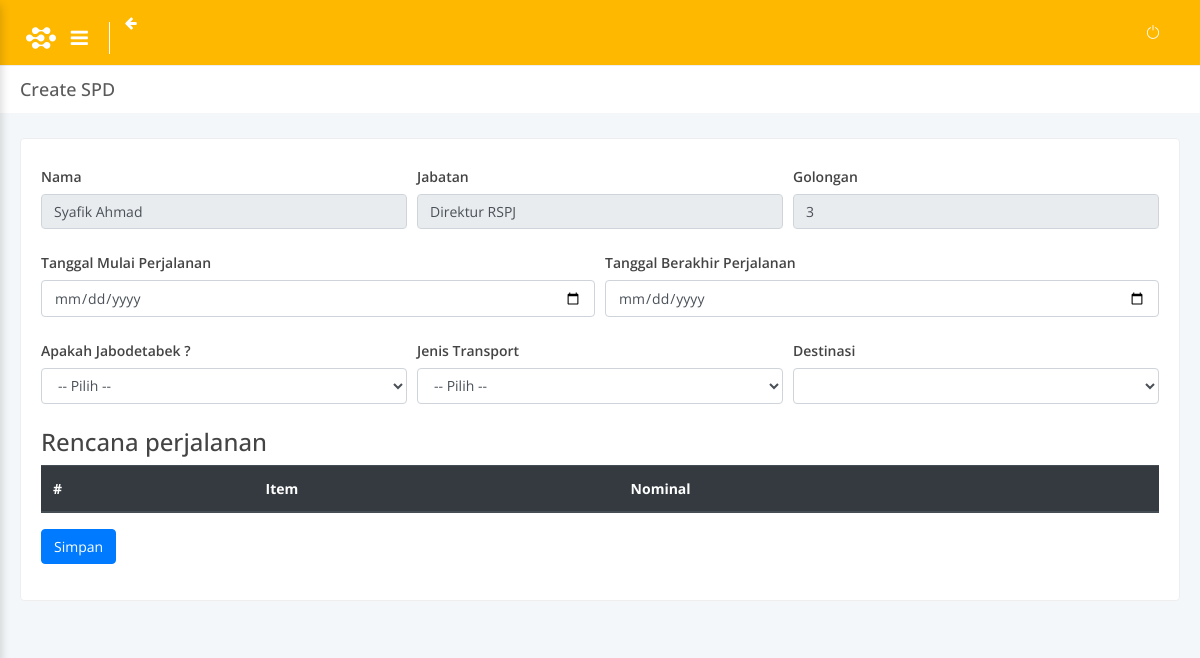
Screenshot of /spd/add_spd/1 with the database file from the repository.
### tables this page shows
CREATE TABLE `master_pekerja` (
  `id` int(11) NOT NULL,
  `fungsi` varchar(50) DEFAULT NULL,
  `nama_jabatan` varchar(100) DEFAULT NULL COMMENT 'wadir: wakil direktur, ka: kepala, pws: pengawas, pnt: penata',
  `kode_jabatan` varchar(50) DEFAULT NULL,
  `bagian` varchar(50) DEFAULT NULL,
  `divisi` varchar(50) DEFAULT NULL,
  `gol_upah` int(11) DEFAULT NULL,
  `tmt_gol_upah` date DEFAULT NULL,
  `lama_gol_upah` int(11) DEFAULT NULL,
  `nopek` varchar(50) DEFAULT NULL,
  `nama_pekerja` varchar(100) DEFAULT NULL,
  `gelar` varchar(50) DEFAULT NULL,
  `jenis_kelamin` varchar(1) DEFAULT NULL,
  `tmt_pwtt` date DEFAULT NULL,
  `jenjang_pendidikan` varchar(20) DEFAULT NULL,
  `status_pekerja` varchar(5) DEFAULT NULL,
  `status_pernikahan` varchar(10) DEFAULT NULL,
  `created_at` datetime NOT NULL,
  `updated_at` timestamp NOT NULL DEFAULT CURRENT_TIMESTAMP ON UPDATE CURRENT_TIMESTAMP
);

### application/libraries/Template.php (called while the page is built)
<?php if (!defined('BASEPATH')) exit('No direct script access allowed');
class Template
{
	var $template_data = array();
	function set($name, $value)
	{
		$this->template_data[$name] = $value;
	}
	function load($template = '', $view = '', $view_data = array(), $return = FALSE)
	{
		$this->CI = &get_instance();
		$this->set('contents', $this->CI->load->view($view, $view_data, TRUE));
		return $this->CI->load->view($template, $this->template_data, $return);
	}
}

### application/controllers/Spd.php (called while the page is built, shortened)
<?php
class Spd extends CI_Controller
{
	public function add_spd()
	{
		$id = $this->uri->segment(3);
		$employee = $this->employee_model->get_employee_by_id($id);
		$temp = array();
		$spd = $this->spd_model->get_spd();
		foreach ($spd as $s) {
			$gol = explode(",", $s->gol_upah);
			foreach ($gol as $g) {
				if ($employee[0]->gol_upah == $g) {
					array_push($temp, $s);
				}
			}
		}
		$data['record'] = $employee;
		$data['data_spd'] = $temp;
		$this->template->load('templates/contents', 'add_spd', $data);
	}
}

### index.php (called while the page is built, shortened)
<?php
require_once BASEPATH.'core/CodeIgniter.php';

### application/models/Employee_model.php (called while the page is built, shortened)
<?php
class Employee_model extends CI_Model
{
	function get_employee_by_id($id)
	{
		$this->db->select('*');
		$this->db->from('master_pekerja');
		$this->db->where('id', $id);
		$query = $this->db->get();
		return $query->result();
	}
}

### application/views/add_spd.php (the view, shortened to what this page needs)
<div id="main-content">
    <div class="block-header">
        <div class="row clearfix">
            <div class="col-md-6 col-sm-12">
                <h2>Create SPD</h2>
            </div>
        </div>
    </div>
    <div class="container-fluid">
        <div class="row clearfix">
            <div class="col-lg-12">
                <div class="card">
                    <div class="body">
                        <form action="<?php echo base_url(); ?>spd/save_spd" method="post">
                            <div class="form-row">
                                <div class="form-group col">
                                    <label class="col-form-label">Nama</label>
                                    <input type="text" class="form-control" name="nama" id="nama" value="<?= $record[0]->nama_pekerja ?>" readonly>
                                </div>
                                <div class="form-group col">
                                    <label class="col-form-label">Jabatan</label>
                                    <input type="text" class="form-control" name="jabatan" id="jabatan" value="<?= $record[0]->nama_jabatan ?>" readonly>
                                </div>
                                <div class="form-group col">
                                    <label class="col-form-label">Golongan</label>
                                    <input type="text" class="form-control" name="gol_upah" id="gol_upah" value="<?= $record[0]->gol_upah ?>" readonly>
                                </div>
                            </div>
                            <div class="form-row">
                                <div class="form-group col">
                                    <label class="col-form-label">Tanggal Mulai Perjalanan</label>
                                    <input type="date" class="form-control" name="tgl_mulai_perjalanan" id="tgl_mulai_perjalanan">
                                </div>
                                <div class="form-group col">
                                    <label class="col-form-label">Tanggal Berakhir Perjalanan</label>
                                    <input type="date" class="form-control" name="tgl_berakhir_perjalanan" id="tgl_berakhir_perjalanan">
                                </div>
                            </div>
                            <div class="form-row">
                                <div class="form-group col">
                                    <label class="col-form-label">Apakah Jabodetabek ?</label>
                                    <select name="is_jabodetabek" id="is_jabodetabek" class="form-control">
                                        <option value="">-- Pilih --</option>
                                    </select>
                                </div>
                                <div class="form-group col">
                                    <label class="col-form-label">Jenis Transport</label>
                                    <select name="jenis_transport" id="jenis_transport" class="form-control">
                                        <option value="">-- Pilih --</option>
                                    </select>
                                </div>
                                <div class="form-group col">
                                    <label class="col-form-label">Destinasi</label>
                                    <select name="destinasi" id="destinasi" class="form-control"></select>
                                </div>
                            </div>
                            <div class="table-responsive mt-2">
                                <h4>Rencana perjalanan</h4>
                                <table id="table" class="table">
                                    <thead class="thead-dark">
                                        <tr>
                                            <th>#</th>
                                            <th>Item</th>
                                            <th>Nominal</th>
                                        </tr>
                                    </thead>
                                </table>
                            </div>
                            <div class="col-12">
                                <div class="form-group row">
                                    <button type="submit" class="btn btn-primary">Simpan</button>
                                </div>
                            </div>
                        </form>
                    </div>
                </div>
            </div>
        </div>
    </div>
</div>

### rows the page displays
master_pekerja: nama "Syafik Ahmad", jabatan "Direktur RSPJ", gol_upah "3"
